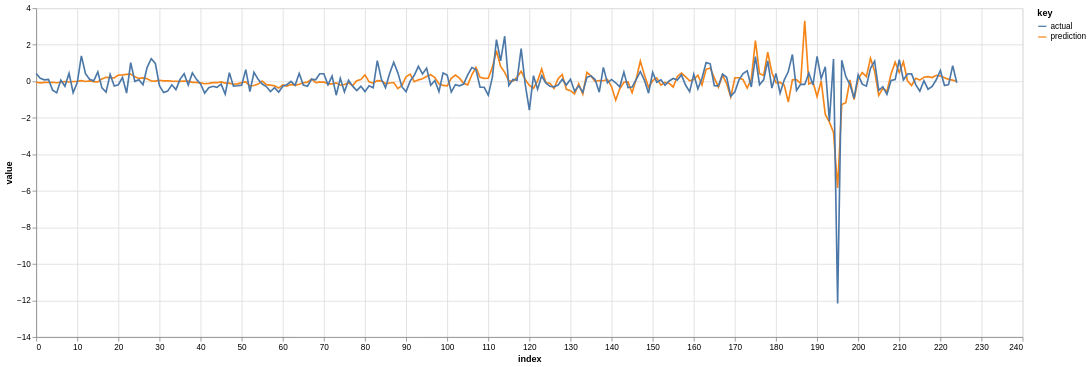

Notebook cell for this chart:
### Markdown cell above
An element from the above batch is encoded, decoded, and a prediction plotted

### Code cell
# i = 0
# i = 1
i = 31

# indexes from the above batch
i_s, *_ = batch

def plot_prediction(ds, i):
    
    x = ds[i][1].numpy()
    x_pred, z_mean, z_sd = model(x, jr.PRNGKey(42))
    display(ds.metadata_df.loc[i])
    df = pd.DataFrame({'prediction': x_pred[0], 'actual': x.ravel()})
    n_rows = 2000
    
    return trapallada.plot.df(df.iloc[:n_rows])

# plot_prediction(ds, 25)
plot_prediction(ds, i_s[i].item())

### Figure 1 — Vega-Lite specification as saved in the notebook (floating-point values rounded to 4 significant figures; data arrays with more than 128 entries replaced by an {"elided": "..."} marker saying what was removed)
{"config": {"view": {"continuousWidth": 300, "continuousHeight": 300}}, "data": {"name": "data-73f477978945d38f08c9be97c6161718"}, "mark": {"type": "line"}, "encoding": {"color": {"field": "key", "type": "nominal"}, "x": {"field": "index", "type": "quantitative"}, "y": {"field": "value", "type": "quantitative"}}, "height": 400, "transform": [{"fold": ["prediction", "actual"]}], "width": 1200, "$schema": "https://vega.github.io/schema/vega-lite/v5.8.0.json", "datasets": {"data-73f477978945d38f08c9be97c6161718": {"elided": "225 records"}}}
